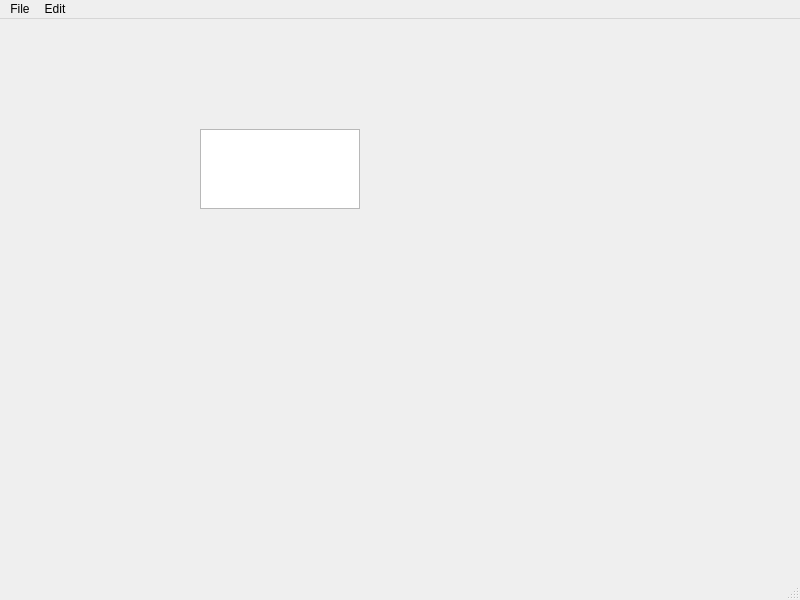
<?xml version="1.0" encoding="UTF-8"?>
<ui version="4.0">
 <class>MainWindow</class>
 <widget class="QMainWindow" name="MainWindow">
  <property name="geometry">
   <rect>
    <x>0</x>
    <y>0</y>
    <width>800</width>
    <height>600</height>
   </rect>
  </property>
  <property name="windowTitle">
   <string>MainWindow</string>
  </property>
  <widget class="QWidget" name="centralwidget">
   <widget class="QWidget" name="verticalLayoutWidget">
    <property name="geometry">
     <rect>
      <x>200</x>
      <y>110</y>
      <width>160</width>
      <height>80</height>
     </rect>
    </property>
    <layout class="QVBoxLayout" name="verticalLayout">
     <item>
      <widget class="QTextEdit" name="textEdit"/>
     </item>
    </layout>
   </widget>
  </widget>
  <widget class="QMenuBar" name="menubar">
   <property name="geometry">
    <rect>
     <x>0</x>
     <y>0</y>
     <width>800</width>
     <height>17</height>
    </rect>
   </property>
   <widget class="QMenu" name="menuFile_3">
    <property name="title">
     <string>File</string>
    </property>
    <addaction name="actionNew"/>
    <addaction name="actionopen"/>
    <addaction name="actionSave_as"/>
    <addaction name="actionPrint"/>
    <addaction name="actionExit"/>
   </widget>
   <widget class="QMenu" name="menuEdit_3">
    <property name="title">
     <string>Edit</string>
    </property>
    <addaction name="actionCopy"/>
    <addaction name="actionPaste"/>
    <addaction name="actionCut"/>
    <addaction name="actionUndo"/>
    <addaction name="actionRedo"/>
   </widget>
   <addaction name="menuFile_3"/>
   <addaction name="menuEdit_3"/>
  </widget>
  <widget class="QStatusBar" name="statusbar"/>
  <action name="actionNew">
   <property name="text">
    <string>New</string>
   </property>
  </action>
  <action name="actionopen">
   <property name="text">
    <string>open</string>
   </property>
  </action>
  <action name="actionSave_as">
   <property name="text">
    <string>Save as</string>
   </property>
  </action>
  <action name="actionPrint">
   <property name="text">
    <string>Print</string>
   </property>
  </action>
  <action name="actionExit">
   <property name="text">
    <string>Exit</string>
   </property>
  </action>
  <action name="actionCopy">
   <property name="text">
    <string>Copy</string>
   </property>
  </action>
  <action name="actionPaste">
   <property name="text">
    <string>Paste</string>
   </property>
  </action>
  <action name="actionCut">
   <property name="text">
    <string>Cut</string>
   </property>
  </action>
  <action name="actionUndo">
   <property name="text">
    <string>Undo</string>
   </property>
  </action>
  <action name="actionRedo">
   <property name="text">
    <string>Redo</string>
   </property>
  </action>
 </widget>
 <resources/>
 <connections/>
</ui>
